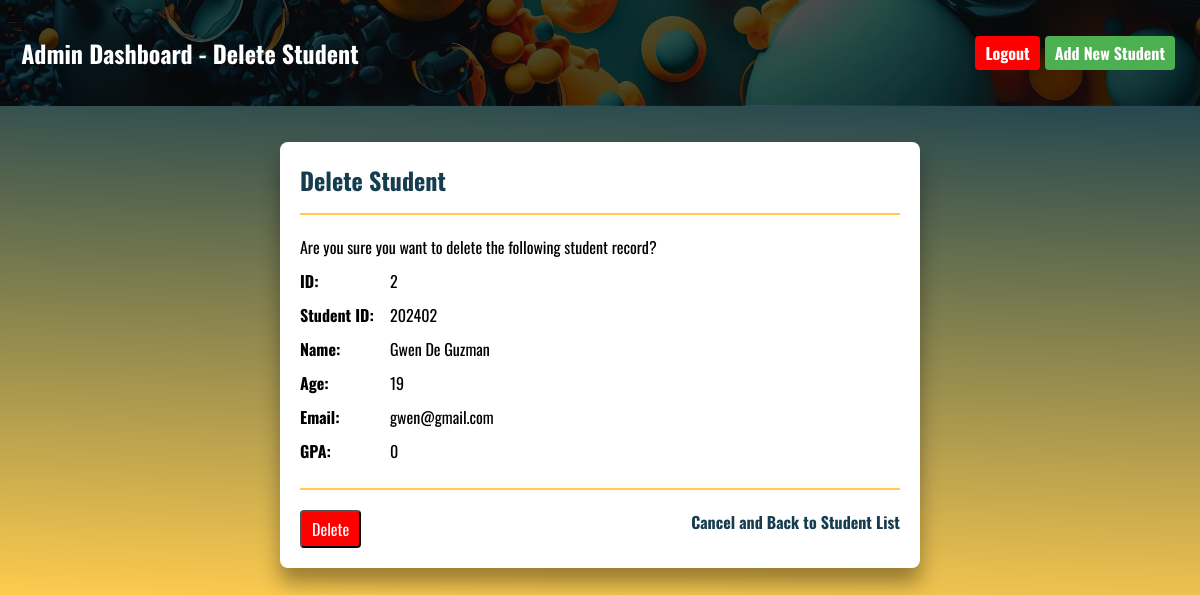
Page /admin-D.php?id=2 (signed in) on the committed database.
### tables this page shows
CREATE TABLE `students` (
  `id` int(11) NOT NULL,
  `student_id` varchar(20) DEFAULT NULL,
  `name` varchar(100) DEFAULT NULL,
  `age` int(2) DEFAULT NULL,
  `email` varchar(100) DEFAULT NULL,
  `gpa` float DEFAULT NULL
);

### admin-D.PHP (the view, shortened to what this page needs)
<?php
include('config.php');
class DeleteStudent {
    private $conn;
    public function __construct($conn) {
        $this->conn = $conn;
    }
    public function deleteStudent() {
        if ($_SERVER["REQUEST_METHOD"] == "POST") {
            if (isset($_POST['cancel'])) {
                header("Location: admin-R.php");
                exit;
            } elseif (isset($_POST['confirm'])) {
                $id = $_POST['id'];
                $this->conn->begin_transaction();
                $delete_login_query = "DELETE FROM login WHERE student_id=(SELECT student_id FROM students WHERE id='$id')";
                if ($this->conn->query($delete_login_query) === TRUE) {
                    $delete_students_query = "DELETE FROM students WHERE id='$id'";
                    if ($this->conn->query($delete_students_query) === TRUE) {
                        $this->conn->commit();
                        echo '<script>alert("Student record deleted successfully!"); window.location.href = "admin-R.php";</script>';
                        exit;
                    } else {
                        $this->conn->rollback();
                        $this->delete_error = "Deletion from 'students' table failed";
                    }
                } else {
                    $this->conn->rollback();
                    $this->delete_error = "Deletion from 'login' table failed";
                }
            }
        } else {
            $id = $_GET['id'];
            $query = "SELECT * FROM students WHERE id='$id'";
            $result = $this->conn->query($query);
            $row = $result->fetch_assoc();
            return $row;
        }
    }
}
$deleteStudent = new DeleteStudent($conn);
$row = $deleteStudent->deleteStudent();
?>
<!DOCTYPE html>
<html lang="en">
<head>
</head>
<body class="table-body">
<header class="body-header">
    <h2 class="header">&nbsp;Admin Dashboard - Delete Student </h2>
    <a class="logout-link" href="admin-logout.php" onclick="return confirmLogout()">Logout</a>
        <a class="create-link" href="admin-C.php">Add New Student</a>
</header>
    <div class="delete-container">
        <h2>Delete Student</h2>
        <p>Are you sure you want to delete the following student record?</p>
        <p><strong>ID: </strong><?php echo $row['id']; ?></p>
        <p><strong>Student ID: </strong><?php echo $row['student_id']; ?></p>
        <p><strong>Name: </strong><?php echo $row['name']; ?></p>
        <p><strong>Age: </strong><?php echo $row['age']; ?></p>
        <p><strong>Email: </strong><?php echo $row['email']; ?></p>
        <p><strong>GPA: </strong><?php echo $row['gpa']; ?></p>
        <form action="" method="post" id="deleteForm">
            <h2></h2>
            <div class="button-below">
                <input class="delete-button" type="button" value="Delete" onclick="showModal()">
                <a class="back" href="admin-R.php">Cancel and Back to Student List</a>
            </div>
        </form>
    </div>
</body>
</html>

### rows in the picture
students: id "2", student "202402", name "Gwen De Guzman", age "19", email "gwen@gmail.com", gpa "0"
